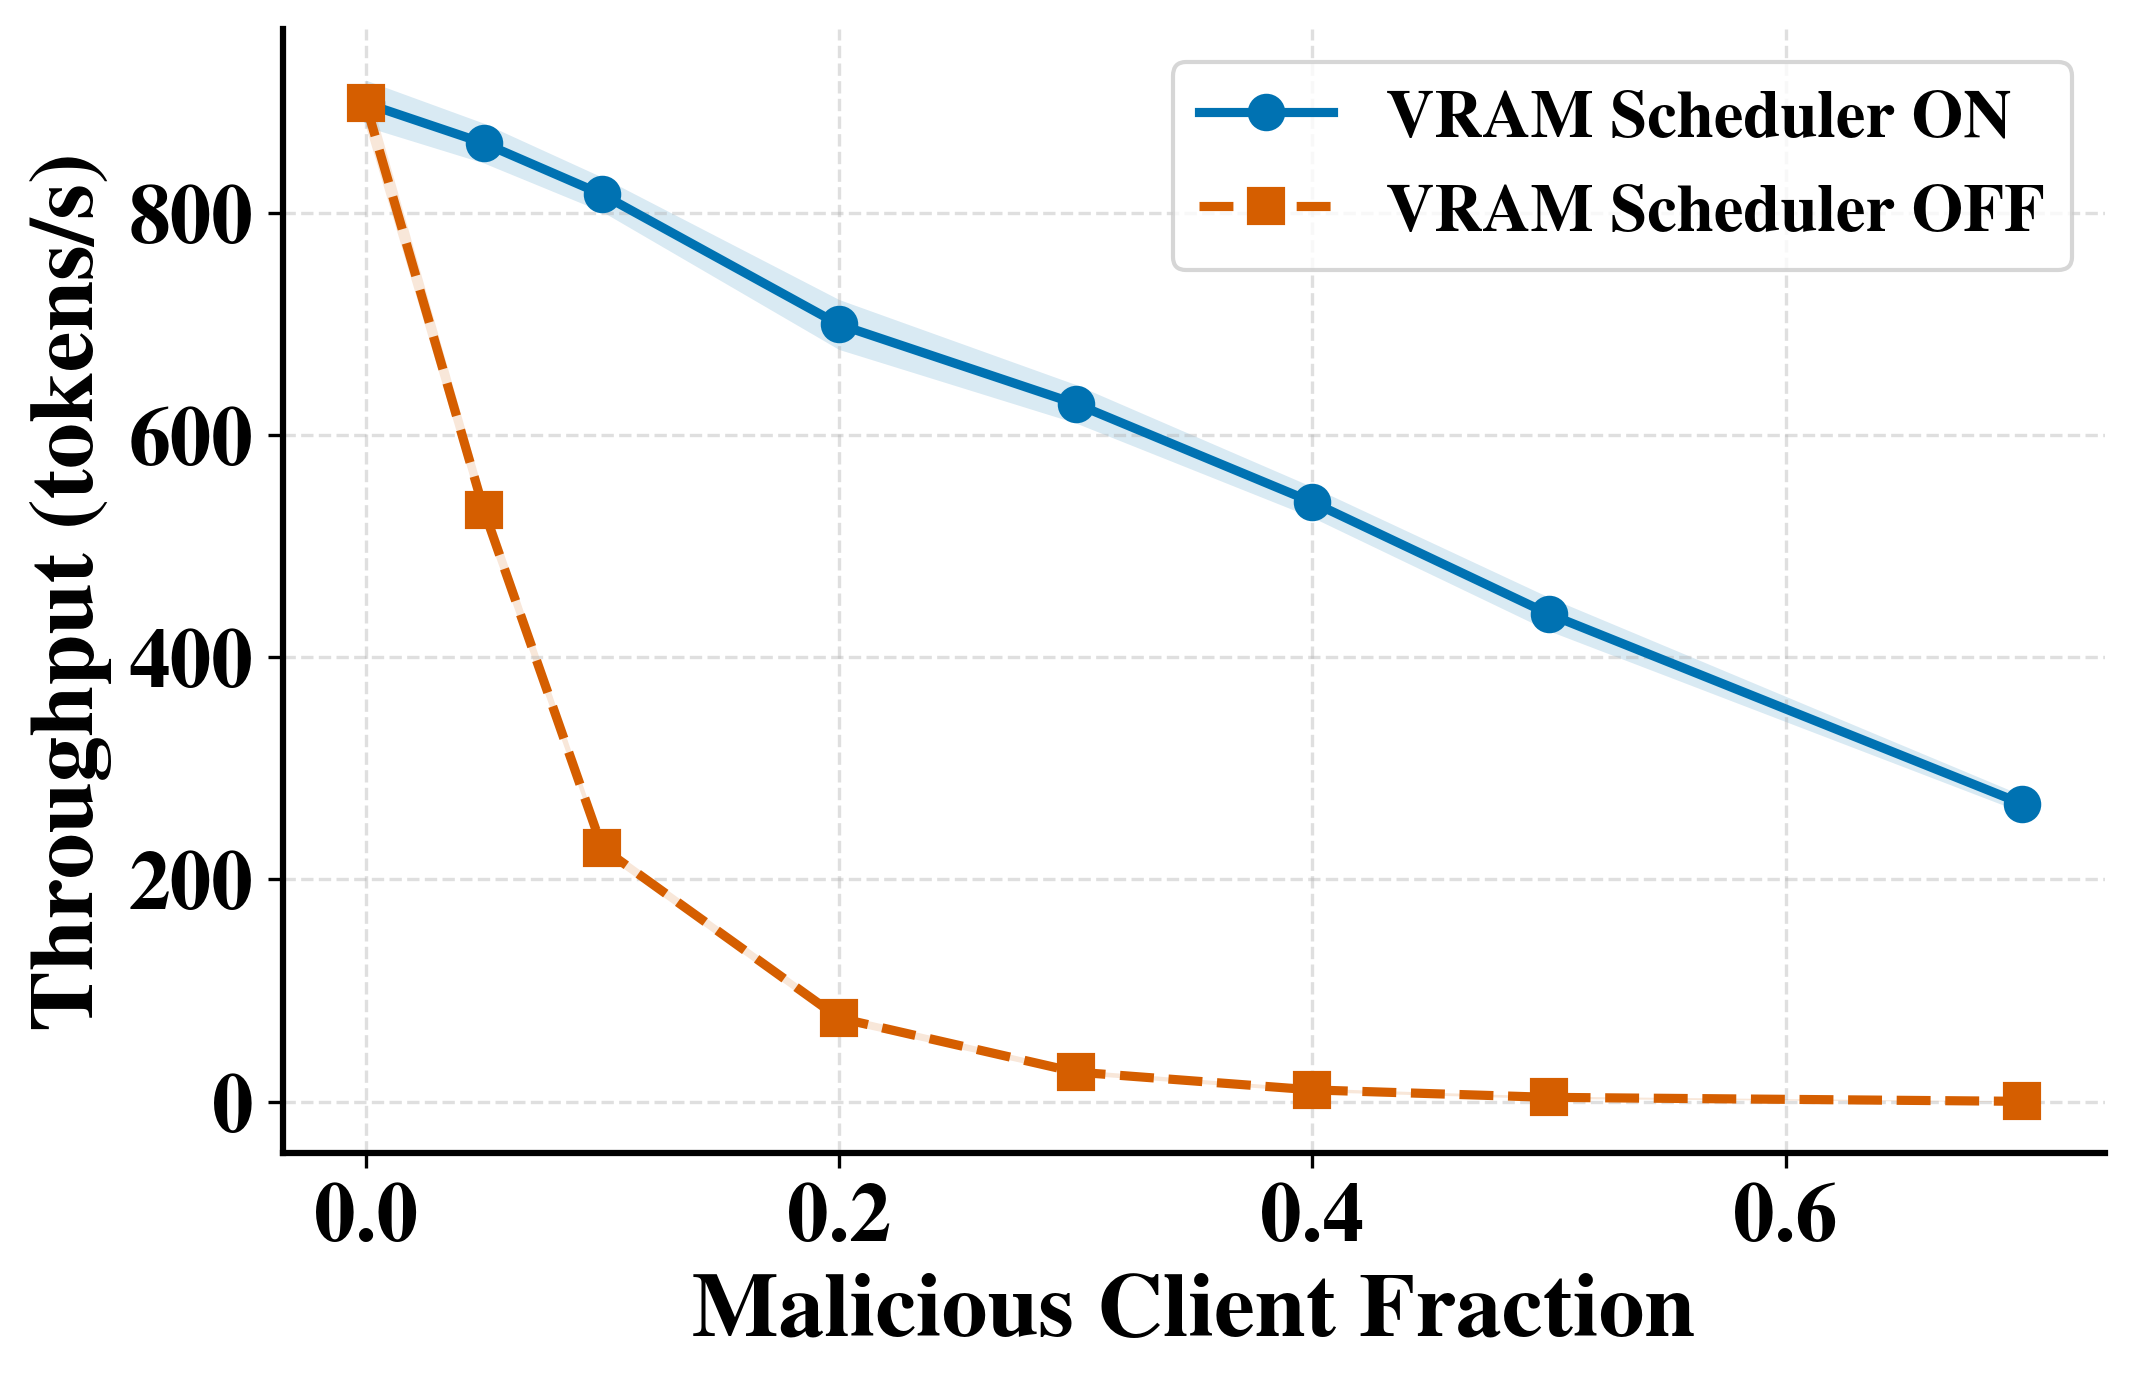

Recreate this plot in Python.
"""
10.3_cedos_honest_throughput.py — edit-and-rerun figure generator for the
10.3_cedos_honest_throughput figure (honest client throughput vs.
malicious client fraction, scheduler ON vs. OFF, with 95% CI bands).

This does NOT read from simulation/results/ or touch any live component.
It reads only 10.3_cedos_honest_throughput_data.json (sitting next to
this script) so you can freely tweak figure size / font size / colors
below and rerun in seconds, without needing the simulator.

Usage:
    python 10.3_cedos_honest_throughput.py
    (or: prototype/.venv/bin/python simulation_figures/10.3_cedos_honest_throughput.py)

Output:
    10.3_cedos_honest_throughput.png   (next to this script — same
    filename as the figure used everywhere else; never renamed, PNG
    only, no PDF)
"""
import json
import os

import matplotlib
matplotlib.use("Agg")
import matplotlib.pyplot as plt

# ============================================================
#  EVERYTHING YOU'D WANT TO TRY-AND-ERROR IS IN THIS ONE BLOCK
# ============================================================

FIGURE_WIDTH_IN   = 7.0     # inches
FIGURE_HEIGHT_IN  = 4.5     # inches

FONT_FAMILY       = "serif"
FONT_NAME         = "Nimbus Roman"   # Times-New-Roman-compatible font that
                                     # actually HAS a real bold face on this
                                     # machine (fc-list | grep -i "nimbus roman").
                                     # Plain "Times New Roman" only has a
                                     # regular weight installed here, so
                                     # bold text silently falls back to
                                     # regular if you use that name instead.

BASE_FONT_SIZE    = 20       # font.size (fallback for anything not listed below)
AXIS_LABEL_SIZE   = 22       # x/y axis label text
TICK_LABEL_SIZE   = 20       # the numbers along each axis
LEGEND_FONT_SIZE  = 16       # legend entries

SCHED_ON_COLOR    = "#0072B2"
SCHED_OFF_COLOR   = "#D55E00"
CI_BAND_ALPHA     = 0.15
LINE_WIDTH        = 2.2
MARKER_SIZE       = 8

BOLD_EVERYTHING   = True     # axis labels, tick labels, legend text

GRID_ON           = True
GRID_ALPHA        = 0.4

LEGEND_LOC        = "upper right"

SAVE_DPI          = 300

# ============================================================
#  END OF TRY-AND-ERROR BLOCK — nothing below this line needs
#  editing to change how the figure looks
# ============================================================

plt.rcParams.update({
    "font.family":        FONT_FAMILY,
    "font.serif":         [FONT_NAME],
    "font.size":          BASE_FONT_SIZE,
    "font.weight":        "bold" if BOLD_EVERYTHING else "normal",
    "axes.titlesize":     BASE_FONT_SIZE,
    "axes.titleweight":   "bold" if BOLD_EVERYTHING else "normal",
    "axes.labelsize":     AXIS_LABEL_SIZE,
    "axes.labelweight":   "bold" if BOLD_EVERYTHING else "normal",
    "xtick.labelsize":    TICK_LABEL_SIZE,
    "ytick.labelsize":    TICK_LABEL_SIZE,
    "legend.fontsize":    LEGEND_FONT_SIZE,
    "lines.linewidth":    LINE_WIDTH,
    "lines.markersize":   MARKER_SIZE,
    "figure.dpi":         200,
    "savefig.dpi":        SAVE_DPI,
    "savefig.bbox":       "tight",
    "axes.grid":          GRID_ON,
    "grid.linestyle":     "--",
    "grid.alpha":         GRID_ALPHA,
    "axes.spines.top":    False,
    "axes.spines.right":  False,
    "axes.linewidth":     1.5,
})

HERE = os.path.dirname(os.path.abspath(__file__))
DATA_PATH = os.path.join(HERE, "10.3_cedos_honest_throughput_data.json")
OUT_PNG = os.path.join(HERE, "10.3_cedos_honest_throughput.png")


def main():
    with open(DATA_PATH) as f:
        data = json.load(f)

    on = data["scheduler_on"]
    off = data["scheduler_off"]

    fig, ax = plt.subplots(figsize=(FIGURE_WIDTH_IN, FIGURE_HEIGHT_IN),
                            constrained_layout=True)

    ax.plot(on["malicious_fraction"], on["honest_tps"], marker="o",
             color=SCHED_ON_COLOR, label="VRAM Scheduler ON")
    ax.fill_between(on["malicious_fraction"], on["honest_tps_ci_lo"],
                     on["honest_tps_ci_hi"], color=SCHED_ON_COLOR,
                     alpha=CI_BAND_ALPHA, linewidth=0)

    ax.plot(off["malicious_fraction"], off["honest_tps"], marker="s",
             color=SCHED_OFF_COLOR, linestyle="--", label="VRAM Scheduler OFF")
    ax.fill_between(off["malicious_fraction"], off["honest_tps_ci_lo"],
                     off["honest_tps_ci_hi"], color=SCHED_OFF_COLOR,
                     alpha=CI_BAND_ALPHA, linewidth=0)

    ax.set_xlabel("Malicious Client Fraction")
    ax.set_ylabel("Throughput (tokens/s)")

    ax.legend(loc=LEGEND_LOC)

    fig.savefig(OUT_PNG, bbox_inches="tight", dpi=SAVE_DPI)
    plt.close(fig)
    print(f"Saved -> {OUT_PNG}")


if __name__ == "__main__":
    main()
